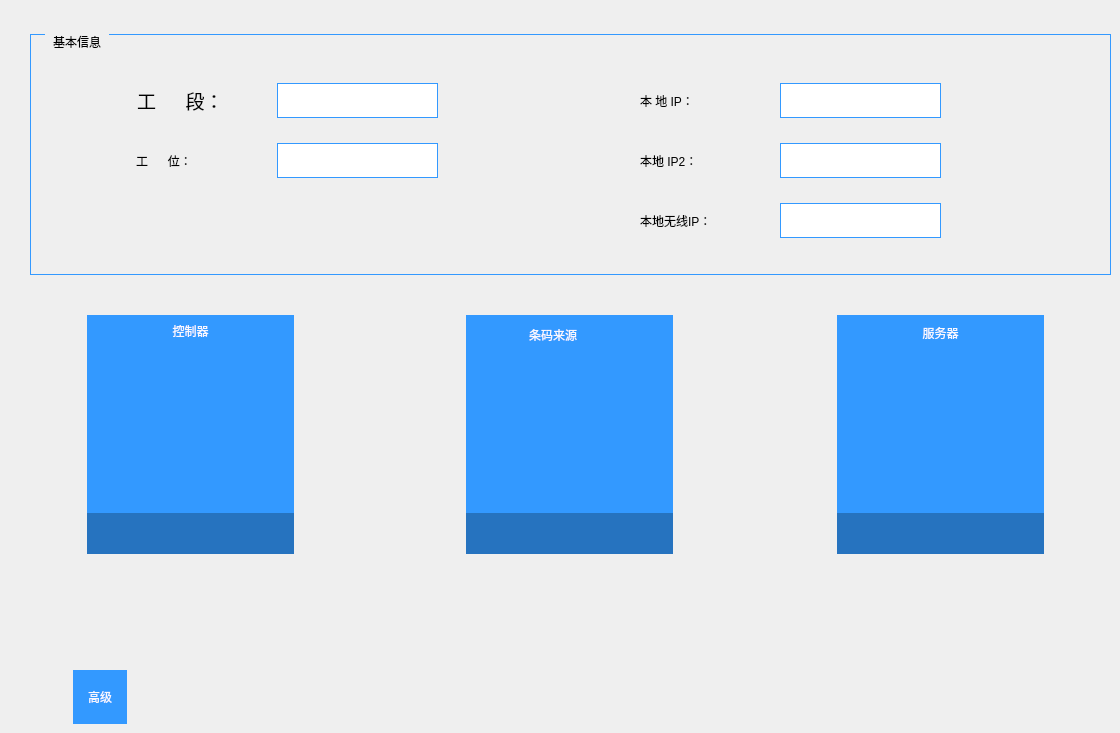
      <widget class="QWidget" name="page_21">
       <widget class="QGroupBox" name="groupBox_8">
        <property name="geometry">
         <rect>
          <x>30</x>
          <y>34</y>
          <width>1081</width>
          <height>241</height>
         </rect>
        </property>
        <property name="styleSheet">
         <string notr="true">QGroupBox {
    font: 14pt &quot;黑体&quot;;
    margin-top: 1ex;
    border-width:0.5px;  
    border-style:solid;
    border-color: rgb(51, 153, 255);  
}

QGroupBox::title {
    subcontrol-origin: margin;
    subcontrol-position: top left;
    left:15px;      
    margin-left: 5px;
    margin-right: 5px;
    padding:1px;
}</string>
        </property>
        <property name="title">
         <string>基本信息</string>
        </property>
        <property name="flat">
         <bool>false</bool>
        </property>
        <widget class="QLineEdit" name="lineEdit_staid">
         <property name="geometry">
          <rect>
           <x>247</x>
           <y>109</y>
           <width>161</width>
           <height>35</height>
          </rect>
         </property>
         <property name="font">
          <font>
           <family>Arial</family>
           <pointsize>14</pointsize>
           <weight>50</weight>
           <italic>false</italic>
           <bold>false</bold>
          </font>
         </property>
         <property name="focusPolicy">
          <enum>Qt::ClickFocus</enum>
         </property>
         <property name="autoFillBackground">
          <bool>false</bool>
         </property>
         <property name="styleSheet">
          <string notr="true">font: 14pt &quot;Arial&quot;;
border-width:1px; 
border-style:solid; 
border-color:rgb(51, 153, 255); 
margin-top: 0ex;</string>
         </property>
        </widget>
        <widget class="QLineEdit" name="lineEdit_localip">
         <property name="geometry">
          <rect>
           <x>750</x>
           <y>49</y>
           <width>161</width>
           <height>35</height>
          </rect>
         </property>
         <property name="font">
          <font>
           <family>Arial</family>
           <pointsize>14</pointsize>
           <weight>50</weight>
           <italic>false</italic>
           <bold>false</bold>
          </font>
         </property>
         <property name="focusPolicy">
          <enum>Qt::ClickFocus</enum>
         </property>
         <property name="autoFillBackground">
          <bool>false</bool>
         </property>
         <property name="styleSheet">
          <string notr="true">font: 14pt &quot;Arial&quot;;
border-width:1px; 
border-style:solid; 
border-color:rgb(51, 153, 255); 
margin-top: 0ex;</string>
         </property>
         <property name="text">
          <string/>
         </property>
        </widget>
        <widget class="QLabel" name="label_44">
         <property name="geometry">
          <rect>
           <x>107</x>
           <y>49</y>
           <width>120</width>
           <height>35</height>
          </rect>
         </property>
         <property name="font">
          <font>
           <family>黑体</family>
           <pointsize>14</pointsize>
           <weight>50</weight>
           <italic>false</italic>
           <bold>false</bold>
          </font>
         </property>
         <property name="styleSheet">
          <string notr="true">font: 14pt &quot;黑体&quot;;</string>
         </property>
         <property name="text">
          <string>工      段：</string>
         </property>
        </widget>
        <widget class="QLineEdit" name="lineEdit_staname">
         <property name="geometry">
          <rect>
           <x>247</x>
           <y>49</y>
           <width>161</width>
           <height>35</height>
          </rect>
         </property>
         <property name="font">
          <font>
           <family>黑体</family>
           <pointsize>14</pointsize>
           <weight>50</weight>
           <italic>false</italic>
           <bold>false</bold>
          </font>
         </property>
         <property name="focusPolicy">
          <enum>Qt::ClickFocus</enum>
         </property>
         <property name="autoFillBackground">
          <bool>false</bool>
         </property>
         <property name="styleSheet">
          <string notr="true">font: 14pt &quot;黑体&quot;;
border-width:1px; 
border-style:solid; 
border-color:rgb(51, 153, 255); 
margin-top: 0ex;</string>
         </property>
        </widget>
        <widget class="QLabel" name="label_46">
         <property name="geometry">
          <rect>
           <x>106</x>
           <y>109</y>
           <width>120</width>
           <height>35</height>
          </rect>
         </property>
         <property name="styleSheet">
          <string notr="true">font: 14pt &quot;黑体&quot;;</string>
         </property>
         <property name="text">
          <string>工      位：</string>
         </property>
        </widget>
        <widget class="QLabel" name="label_47">
         <property name="geometry">
          <rect>
           <x>610</x>
           <y>49</y>
           <width>120</width>
           <height>35</height>
          </rect>
         </property>
         <property name="styleSheet">
          <string notr="true">font: 14pt &quot;黑体&quot;;</string>
         </property>
         <property name="text">
          <string>本 地 IP：</string>
         </property>
        </widget>
        <widget class="QLabel" name="label_170">
         <property name="geometry">
          <rect>
           <x>610</x>
           <y>169</y>
           <width>120</width>
           <height>35</height>
          </rect>
         </property>
         <property name="styleSheet">
          <string notr="true">font: 14pt &quot;黑体&quot;;</string>
         </property>
         <property name="text">
          <string>本地无线IP：</string>
         </property>
        </widget>
        <widget class="QLineEdit" name="lineEdit_wirelessip">
         <property name="geometry">
          <rect>
           <x>750</x>
           <y>169</y>
           <width>161</width>
           <height>35</height>
          </rect>
         </property>
         <property name="font">
          <font>
           <family>Arial</family>
           <pointsize>14</pointsize>
           <weight>50</weight>
           <italic>false</italic>
           <bold>false</bold>
          </font>
         </property>
         <property name="focusPolicy">
          <enum>Qt::ClickFocus</enum>
         </property>
         <property name="autoFillBackground">
          <bool>false</bool>
         </property>
         <property name="styleSheet">
          <string notr="true">font: 14pt &quot;Arial&quot;;
border-width:1px; 
border-style:solid; 
border-color:rgb(51, 153, 255); 
margin-top: 0ex;</string>
         </property>
        </widget>
        <widget class="QLineEdit" name="lineEdit_localip2">
         <property name="geometry">
          <rect>
           <x>750</x>
           <y>109</y>
           <width>161</width>
           <height>35</height>
          </rect>
         </property>
         <property name="font">
          <font>
           <family>Arial</family>
           <pointsize>14</pointsize>
           <weight>50</weight>
           <italic>false</italic>
           <bold>false</bold>
          </font>
         </property>
         <property name="focusPolicy">
          <enum>Qt::ClickFocus</enum>
         </property>
         <property name="autoFillBackground">
          <bool>false</bool>
         </property>
         <property name="styleSheet">
          <string notr="true">font: 14pt &quot;Arial&quot;;
border-width:1px; 
border-style:solid; 
border-color:rgb(51, 153, 255); 
margin-top: 0ex;</string>
         </property>
        </widget>
        <widget class="QLabel" name="label_localip2">
         <property name="geometry">
          <rect>
           <x>610</x>
           <y>109</y>
           <width>120</width>
           <height>35</height>
          </rect>
         </property>
         <property name="styleSheet">
          <string notr="true">font: 14pt &quot;黑体&quot;;</string>
         </property>
         <property name="text">
          <string>本地 IP2：</string>
         </property>
        </widget>
       </widget>
       <widget class="QStackedWidget" name="stackedWidget_4">
        <property name="geometry">
         <rect>
          <x>417</x>
          <y>295</y>
          <width>281</width>
          <height>261</height>
         </rect>
        </property>
        <property name="styleSheet">
         <string notr="true">font: 14pt &quot;Sans Serif&quot;;</string>
        </property>
        <property name="currentIndex">
         <number>1</number>
        </property>
        <widget class="QWidget" name="page_31">
         <widget class="QPushButton" name="pushButton_60">
          <property name="geometry">
           <rect>
            <x>49</x>
            <y>20</y>
            <width>207</width>
            <height>198</height>
           </rect>
          </property>
          <property name="focusPolicy">
           <enum>Qt::NoFocus</enum>
          </property>
          <property name="styleSheet">
           <string notr="true">border-image: url(:/LCD_CS351/LCD_CS351/logo/RFID.bmp);</string>
          </property>
          <property name="text">
           <string/>
          </property>
          <property name="flat">
           <bool>true</bool>
          </property>
         </widget>
         <widget class="QLabel" name="label_155">
          <property name="geometry">
           <rect>
            <x>49</x>
            <y>218</y>
            <width>207</width>
            <height>41</height>
           </rect>
          </property>
          <property name="styleSheet">
           <string notr="true">background-color: rgb(38, 115, 191);
color: rgb(248, 248, 255);</string>
          </property>
          <property name="text">
           <string/>
          </property>
         </widget>
        </widget>
        <widget class="QWidget" name="page_10">
         <widget class="QPushButton" name="pushButton_65">
          <property name="geometry">
           <rect>
            <x>49</x>
            <y>20</y>
            <width>207</width>
            <height>198</height>
           </rect>
          </property>
          <property name="focusPolicy">
           <enum>Qt::NoFocus</enum>
          </property>
          <property name="styleSheet">
           <string notr="true">border-style: solid;
background-color: rgb(51,153,255);</string>
          </property>
          <property name="text">
           <string/>
          </property>
          <property name="flat">
           <bool>true</bool>
          </property>
         </widget>
         <widget class="QLabel" name="label_153">
          <property name="geometry">
           <rect>
            <x>49</x>
            <y>218</y>
            <width>207</width>
            <height>41</height>
           </rect>
          </property>
          <property name="styleSheet">
           <string notr="true">background-color: rgb(38, 115, 191);
color: rgb(248, 248, 255);</string>
          </property>
          <property name="text">
           <string/>
          </property>
         </widget>
         <widget class="QLabel" name="label_142">
          <property name="geometry">
           <rect>
            <x>76</x>
            <y>74</y>
            <width>151</width>
            <height>121</height>
           </rect>
          </property>
          <property name="styleSheet">
           <string notr="true">border-image: url(:/LCD_CS351/LCD_CS351/logo/Barcode.png);
background:transparent;</string>
          </property>
          <property name="text">
           <string/>
          </property>
         </widget>
         <widget class="QLabel" name="label_143">
          <property name="geometry">
           <rect>
            <x>112</x>
            <y>30</y>
            <width>81</width>
            <height>20</height>
           </rect>
          </property>
          <property name="styleSheet">
           <string notr="true">background:transparent;
color: rgb(248, 248, 255);</string>
          </property>
          <property name="text">
           <string>条码来源</string>
          </property>
         </widget>
        </widget>
       </widget>
       <widget class="QPushButton" name="pushButton_62">
        <property name="geometry">
         <rect>
          <x>73</x>
          <y>670</y>
          <width>54</width>
          <height>54</height>
         </rect>
        </property>
        <property name="focusPolicy">
         <enum>Qt::NoFocus</enum>
        </property>
        <property name="contextMenuPolicy">
         <enum>Qt::NoContextMenu</enum>
        </property>
        <property name="styleSheet">
         <string notr="true">QPushButton{
   font: 14pt &quot;黑体&quot;;
   color: rgb(248, 248, 255);
   border-style:solid;
   background-color: rgb(51, 153, 255);
}
QPushButton:pressed{
	Qt::ToolButtonTextUnderIcon
}</string>
        </property>
        <property name="text">
         <string>高级</string>
        </property>
        <property name="flat">
         <bool>true</bool>
        </property>
       </widget>
       <widget class="QPushButton" name="pushButton_63">
        <property name="geometry">
         <rect>
          <x>920</x>
          <y>670</y>
          <width>54</width>
          <height>54</height>
         </rect>
        </property>
        <property name="focusPolicy">
         <enum>Qt::NoFocus</enum>
        </property>
        <property name="styleSheet">
         <string notr="true">border-image: url(:/LCD_CS351/LCD_CS351/logo/cancel.bmp);
font: 18pt &quot;黑体&quot;;
color: rgb(248, 248, 255);</string>
        </property>
        <property name="text">
         <string/>
        </property>
        <property name="flat">
         <bool>true</bool>
        </property>
       </widget>
       <widget class="QPushButton" name="pushButton_64">
        <property name="geometry">
         <rect>
          <x>1030</x>
          <y>670</y>
          <width>54</width>
          <height>54</height>
         </rect>
        </property>
        <property name="focusPolicy">
         <enum>Qt::NoFocus</enum>
        </property>
        <property name="styleSheet">
         <string notr="true">border-image: url(:/LCD_CS351/LCD_CS351/logo/saves.bmp);</string>
        </property>
        <property name="text">
         <string/>
        </property>
        <property name="flat">
         <bool>true</bool>
        </property>
       </widget>
       <widget class="QPushButton" name="pushButton_61">
        <property name="geometry">
         <rect>
          <x>837</x>
          <y>315</y>
          <width>207</width>
          <height>198</height>
         </rect>
        </property>
        <property name="focusPolicy">
         <enum>Qt::NoFocus</enum>
        </property>
        <property name="styleSheet">
         <string notr="true">border-style: solid;
background-color: rgb(51,153,255);</string>
        </property>
        <property name="text">
         <string/>
        </property>
        <property name="flat">
         <bool>true</bool>
        </property>
       </widget>
       <widget class="QPushButton" name="pushButton_59">
        <property name="geometry">
         <rect>
          <x>87</x>
          <y>315</y>
          <width>207</width>
          <height>198</height>
         </rect>
        </property>
        <property name="focusPolicy">
         <enum>Qt::NoFocus</enum>
        </property>
        <property name="styleSheet">
         <string notr="true">border-style: solid;
background-color: rgb(51,153,255);</string>
        </property>
        <property name="text">
         <string/>
        </property>
        <property name="flat">
         <bool>true</bool>
        </property>
       </widget>
       <widget class="QLabel" name="label_97">
        <property name="geometry">
         <rect>
          <x>87</x>
          <y>513</y>
          <width>207</width>
          <height>41</height>
         </rect>
        </property>
        <property name="styleSheet">
         <string notr="true">background-color: rgb(38, 115, 191);
color: rgb(248, 248, 255);
font: 14pt &quot;Sans Serif&quot;;</string>
        </property>
        <property name="text">
         <string/>
        </property>
       </widget>
       <widget class="QLabel" name="label_154">
        <property name="geometry">
         <rect>
          <x>837</x>
          <y>513</y>
          <width>207</width>
          <height>41</height>
         </rect>
        </property>
        <property name="styleSheet">
         <string notr="true">background-color: rgb(38, 115, 191);
color: rgb(248, 248, 255);
font: 14pt &quot;Sans Serif&quot;;</string>
        </property>
        <property name="text">
         <string/>
        </property>
       </widget>
       <widget class="QLabel" name="label_144">
        <property name="geometry">
         <rect>
          <x>875</x>
          <y>350</y>
          <width>131</width>
          <height>161</height>
         </rect>
        </property>
        <property name="styleSheet">
         <string notr="true">border-image: url(:/LCD_CS351/LCD_CS351/logo/Server.png);
background:transparent;</string>
        </property>
        <property name="text">
         <string/>
        </property>
       </widget>
       <widget class="QLabel" name="label_167">
        <property name="geometry">
         <rect>
          <x>900</x>
          <y>323</y>
          <width>81</width>
          <height>20</height>
         </rect>
        </property>
        <property name="styleSheet">
         <string notr="true">background:transparent;
color: rgb(248, 248, 255);
font: 14pt &quot;黑体&quot;;</string>
        </property>
        <property name="text">
         <string>服务器</string>
        </property>
        <property name="alignment">
         <set>Qt::AlignCenter</set>
        </property>
       </widget>
       <widget class="QLabel" name="label_171">
        <property name="geometry">
         <rect>
          <x>150</x>
          <y>321</y>
          <width>81</width>
          <height>20</height>
         </rect>
        </property>
        <property name="styleSheet">
         <string notr="true">background:transparent;
color: rgb(248, 248, 255);
font: 14pt &quot;黑体&quot;;</string>
        </property>
        <property name="text">
         <string>控制器</string>
        </property>
        <property name="alignment">
         <set>Qt::AlignCenter</set>
        </property>
       </widget>
       <widget class="QLabel" name="label_172">
        <property name="geometry">
         <rect>
          <x>125</x>
          <y>348</y>
          <width>131</width>
          <height>161</height>
         </rect>
        </property>
        <property name="styleSheet">
         <string notr="true">border-image: url(:/LCD_CS351/LCD_CS351/logo/Controller.png);
background:transparent;</string>
        </property>
        <property name="text">
         <string/>
        </property>
       </widget>
      </widget>
